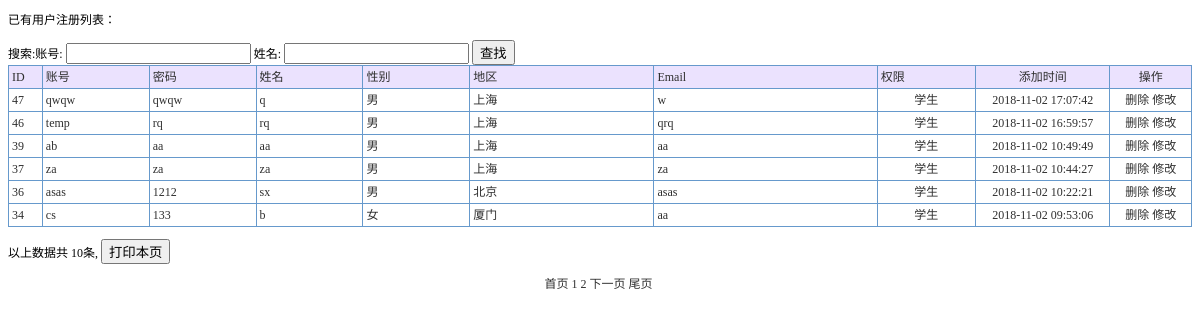
The app's page /yonghuzhuce_list.php (signed in) with its own data.
### tables this page shows
CREATE TABLE `yonghuzhuce` (
  `id` int(11) NOT NULL AUTO_INCREMENT,
  `zhanghao` varchar(50) DEFAULT NULL,
  `mima` varchar(50) DEFAULT NULL,
  `xingming` varchar(50) DEFAULT NULL,
  `xingbie` varchar(50) DEFAULT NULL,
  `diqu` varchar(50) DEFAULT NULL,
  `Email` varchar(50) DEFAULT NULL,
  `quanxian` varchar(50) DEFAULT NULL,
  `addtime` timestamp NOT NULL DEFAULT CURRENT_TIMESTAMP,
  `issh` varchar(10) DEFAULT '否',
  `cx` varchar(10) DEFAULT NULL,
  `s2` varchar(50) DEFAULT NULL,
  `s1` varchar(50) DEFAULT NULL,
  PRIMARY KEY (`id`)
);

### ConnectDb.php (called while the page is built)
<?php
class ConnectDb{
    public function Connect($sql){
    $dbms='mysql';
    $dbname='system';
    $user='root';
    $password="";
    $host="localhost";
    $dsn="$dbms:host=$host;dbname=$dbname";
    $pdo=new PDO($dsn,$user,$password);
    $pdo->exec("SET NAMES 'utf8';");
    $result=$pdo->prepare($sql);
    $result->execute();
    return $result;
      }
	}
?>

### yonghuzhuce_list.php (the view, shortened to what this page needs)
 <?php
include_once 'ConnectDb.php';
?>
<!DOCTYPE html PUBLIC "-//W3C//DTD XHTML 1.0 Transitional//EN" "http://www.w3.org/TR/xhtml1/DTD/xhtml1-transitional.dtd">
<html xmlns="http://www.w3.org/1999/xhtml">
<head>
<title>用户注册</title><link rel="stylesheet" href="css.css" type="text/css">
</head>
<body>
<p>已有用户注册列表：</p>
<form id="form1" name="form1" method="post" action="">
  搜索:账号:
  <input name="bh" type="text" id="bh" />
  姓名:
  <input name="mc" type="text" id="mc" />
  <input type="submit" name="Submit" value="查找" />
</form>
<table width="100%" border="1" align="center" cellpadding="3" cellspacing="1" bordercolor="#6699CC" style="border-collapse:collapse">
  <tr>
    <td width="25" bgcolor="#EBE2FE">ID</td>
    <td width="94" bgcolor='#EBE2FE'>账号</td>
    <td width="94" bgcolor='#EBE2FE'>密码</td>
    <td width="94" bgcolor='#EBE2FE'>姓名</td>
    <td width="94" bgcolor='#EBE2FE'>性别</td>
    <td width="167" bgcolor='#EBE2FE'>地区</td>
    <td width="204" bgcolor='#EBE2FE'>Email</td>
    <td width="86" bgcolor='#EBE2FE'>权限</td>
    <td width="120" align="center" bgcolor="#EBE2FE">添加时间</td>
    <td width="70" align="center" bgcolor="#EBE2FE">操作</td>
  </tr>
   <?php
    $sql="select * from yonghuzhuce where quanxian='学生' ";
  $sql=$sql." order by id desc";
  $con=new ConnectDb();
  @$page=$_GET['page'];
  if(@$page==""){
    $page=1;
  }
  if(@$page!=""){
    $page_size=6;
    $sql1="select count(*) as total from yonghuzhuce where quanxian='学生'";
    $result=$con->Connect($sql1);
    $res=$result->fetch(PDO::FETCH_ASSOC);
    $count=$res['total'];
    $page_count=ceil($count/$page_size);
    $offset=($page-1)*$page_size;
    $sql2=$sql." limit $offset,$page_size";
    $con2=new ConnectDb();
    $result2=$con2->Connect($sql2);
  }
  while($res2=$result2->fetch(PDO::FETCH_ASSOC)){
 ?>
  <tr>
    <td width="25"> <?php
  echo $res2['id'];
?></td>
    <td> <?php echo $res2['zhanghao'];?></td>
    <td> <?php echo $res2['mima'];?></td>
    <td> <?php echo $res2['xingming'];?></td>
    <td> <?php echo $res2['xingbie'];?></td>
    <td> <?php echo $res2['diqu'];?></td>
    <td> <?php echo $res2['Email'];?></td>
    <td align="center"> <?php echo $res2['quanxian'];?></td>
    <td width="120" align="center"> <?php
echo $res2['addtime'];
?></td>
    <td width="70" align="center"><a href="del.php?id= <?php
    echo $res2['id'];
  ?>&tablename=yonghuzhuce" onclick="return confirm('真的要删除？')">删除</a> <a href="yonghuzhuce_updt.php?id= <?php
    echo $res2['id'];
  ?>">修改</a></td>
  </tr>
     <?php
  }
?>
</table>
<p>以上数据共 <?php
    echo  $count;
  ?>条,
  <input type="button" name="Submit2" onclick="javascript:window.print();" value="打印本页" />
</p>
<p align="center"> <?php echo "<a href='yonghuzhuce_list.php?page=1'>首页</a>&nbsp";
     for($i=1;$i<=$page_count;$i++){
        echo "<a id='$i' href='yonghuzhuce_list.php?page=$i' value='$i'>$i</a>&nbsp";
     }
     if($page<$page_count){
       $back=$page+1;
      echo "<a href='yonghuzhuce_list.php?page=$back'>下一页</a>&nbsp";
     }
     echo "<a href='yonghuzhuce_list.php?page=$page_count'>尾页</a>&nbsp";?></p>
<p>&nbsp; </p>
</body>
</html>

### css.css (style rules this page uses)
A:link { color: #2f2f2f; text-decoration: none; }
td { font-family:"宋体"; font-size: 12px; color: #2f2f2f; line-height: 16px; }

### records on screen
yonghuzhuce: id "47", zhanghao "qwqw", mima "qwqw", xingming "q", xingbie "男", diqu "上海", Email "w", quanxian "学生", addtime "2018-11-02 17:07:42"
yonghuzhuce: id "46", zhanghao "temp", mima "rq", xingming "rq", xingbie "男", diqu "上海", Email "qrq", quanxian "学生", addtime "2018-11-02 16:59:57"
yonghuzhuce: id "39", zhanghao "ab", mima "aa", xingming "aa", xingbie "男", diqu "上海", Email "aa", quanxian "学生", addtime "2018-11-02 10:49:49"
yonghuzhuce: id "37", zhanghao "za", mima "za", xingming "za", xingbie "男", diqu "上海", Email "za", quanxian "学生", addtime "2018-11-02 10:44:27"
yonghuzhuce: id "36", zhanghao "asas", mima "1212", xingming "sx", xingbie "男", diqu "北京", Email "asas", quanxian "学生", addtime "2018-11-02 10:22:21"
yonghuzhuce: id "34", zhanghao "cs", mima "133", xingming "b", xingbie "女", diqu "厦门", Email "aa", quanxian "学生", addtime "2018-11-02 09:53:06"

### other values on screen
$count "10"
